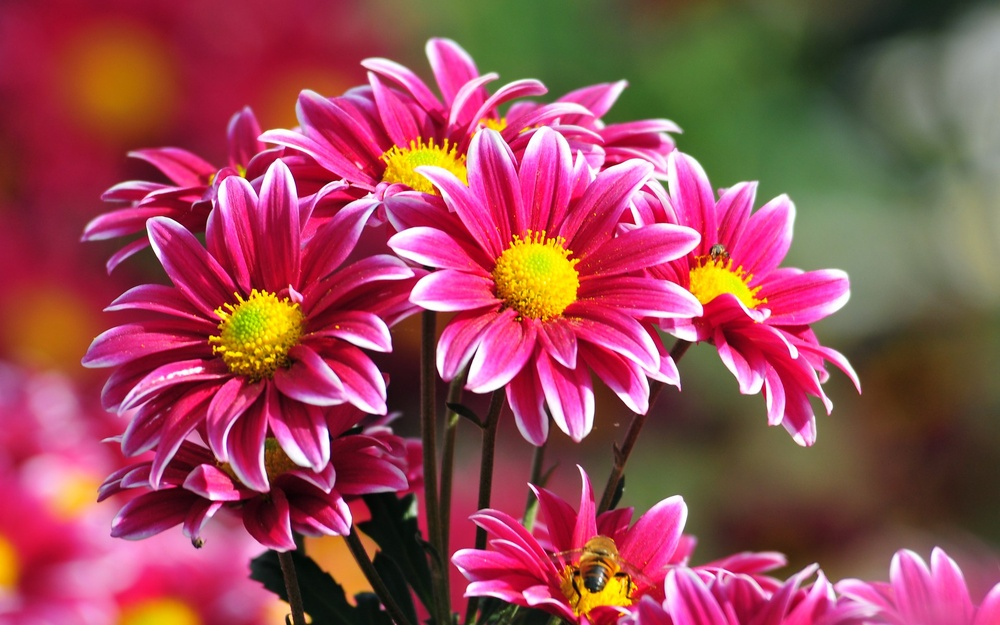
%> input picture Screen_Cast_Codes/Image_Example/flowers-02.jpg, 1000 x 625 px, shrunk from 1920 x 1200 before the run
$ octave images.m   (GNU Octave 9; MATLAB toolbox functions it lacks are replaced by stand-ins)
%> lines starting %> are read from the running program, lines starting %| are printed output that depends on the picture
clear
clc
close all

original = imread('flowers-02.jpg');
%> original is the input picture: size 625x1000x3 uint8; mean R, G, B 153.3, 74.6, 85.9

%%%%First let's go over plotting the image

imshow(original)

%%%%Then let's go over the three layers

icolor = original;
icolor(:,:,1) = 0; %%%icolor is still NxPx3
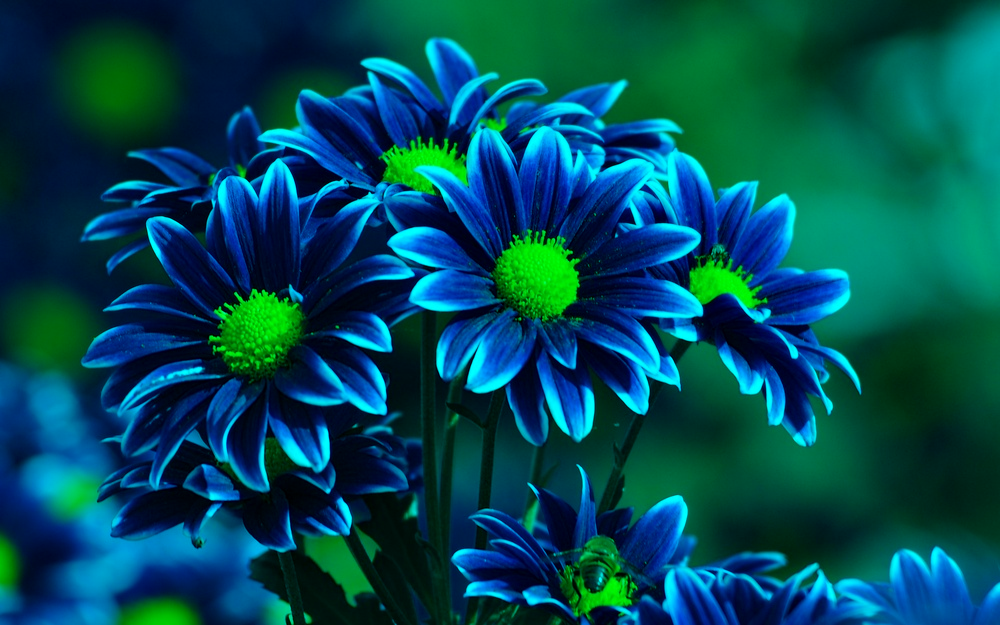
%> icolor: size 625x1000x3 uint8; mean R, G, B 0, 74.6, 85.9
icolor(:,:,2) = 0;
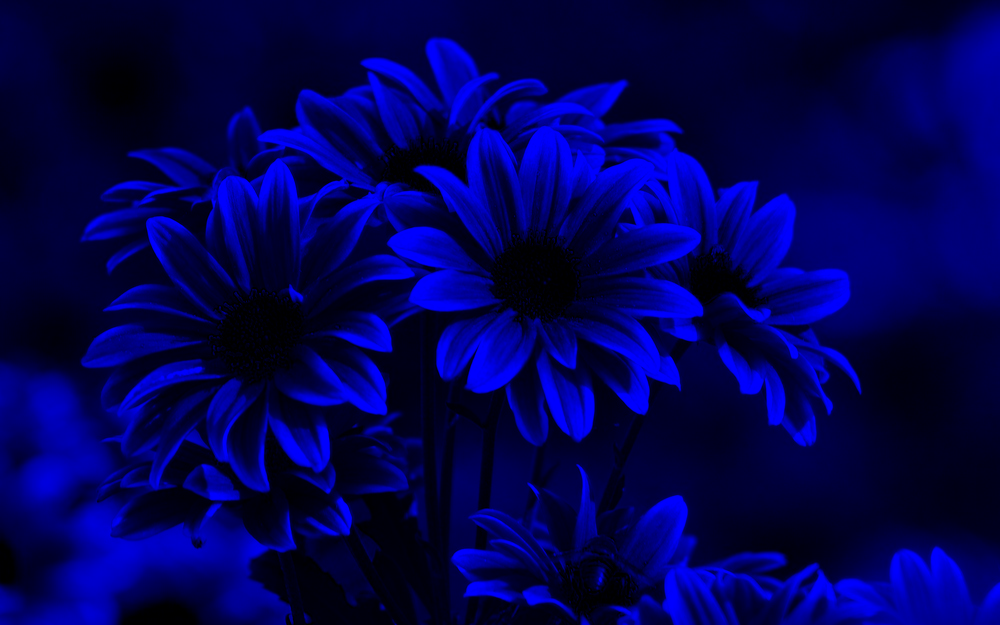
%> icolor: size 625x1000x3 uint8; mean R, G, B 0, 0, 85.9

%%1 = red,2 = green, 3 = blue

%figure()
%imshow(icolor)


%%%%%Finally let's go over uint8
A = uint8(zeros(10,10));
B = uint8(zeros(10,10)+255);
C = uint8(zeros(10,10));

%figure()
%imshow([A,B,C])

%%%I want to convert my original image to black and white
bw = uint8((1/3)*(double(original(:,:,1))+double(original(:,:,2))+double(original(:,:,3))));
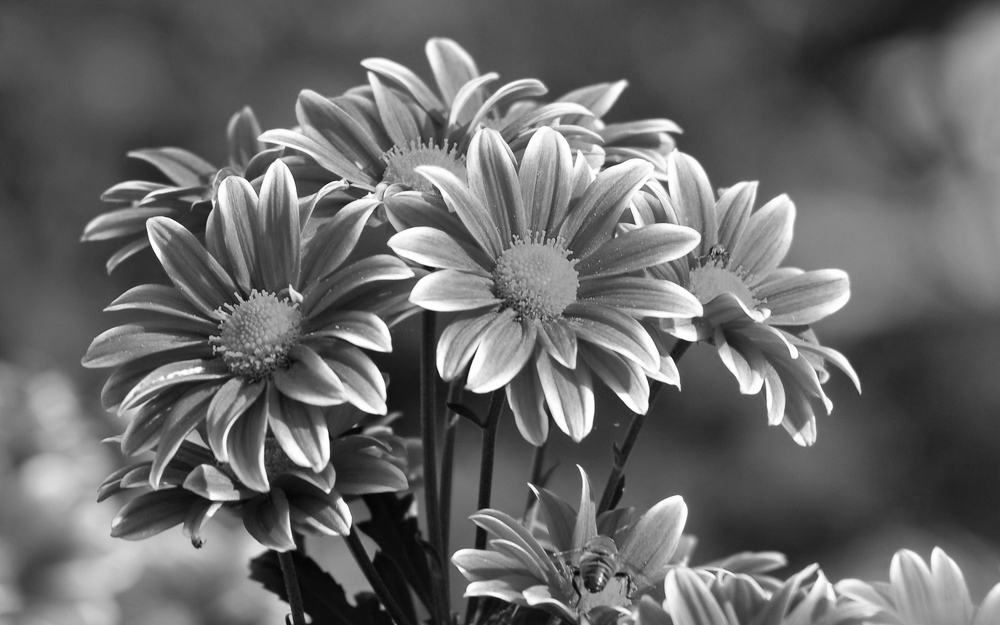
%> bw: size 625x1000 uint8; min 4, max 255, mean 104.6

% [5 lines of commented-out code are left out]


%%%Shrink the image
skip = 10;
shrink = original(1:skip:end,1:skip:end,:);
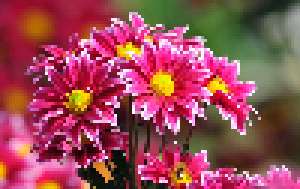
%> shrink: size 63x100x3 uint8 (shown 3 times larger); mean R, G, B 153.5, 74.4, 85.7

figure()
imshow(shrink)

figure()
bw_shrink = uint8((1/3)*(double(shrink(:,:,1))+double(shrink(:,:,2))+double(shrink(:,:,3))));
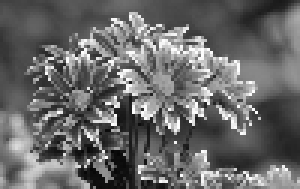
%> bw_shrink: size 63x100 uint8 (shown 3 times larger); min 5, max 255, mean 104.5
surf(double(bw_shrink))
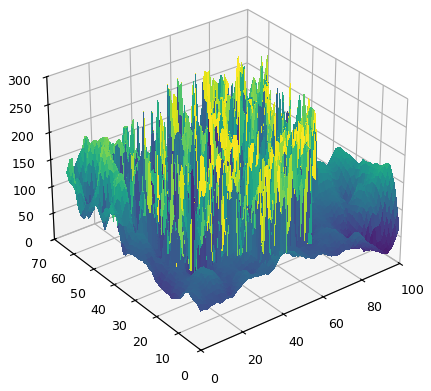
%> figure redrawn from the program's plot data

$ run again, with Screen_Cast_Codes/Image_Example/world-map.jpg copied over Screen_Cast_Codes/Image_Example/flowers-02.jpg
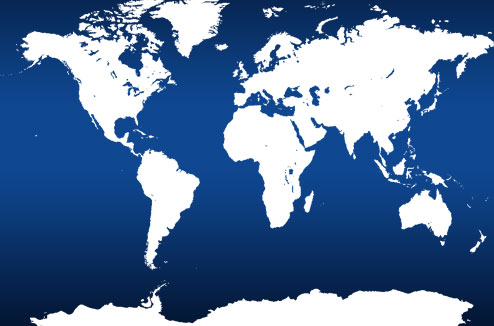
%> input picture Screen_Cast_Codes/Image_Example/world-map.jpg, 494 x 326 px
%> original is the input picture: size 326x494x3 uint8; mean R, G, B 87.1, 116.9, 157.5
%> `bw = uint8((1/3)*(double(original(:,:,1))+double(original(:,:,2))+doub..`:
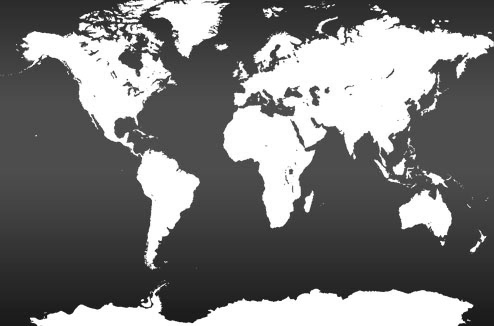
%> bw: size 326x494 uint8; min 12, max 255, mean 120.5
%> `surf(double(bw_shrink))`:
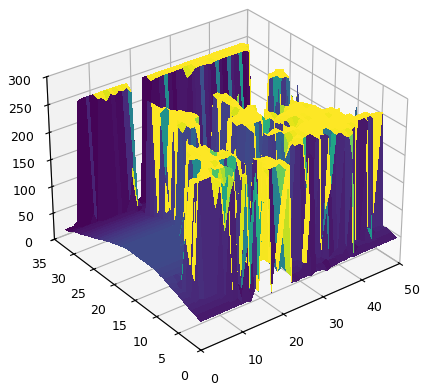
%> figure redrawn from the program's plot data
